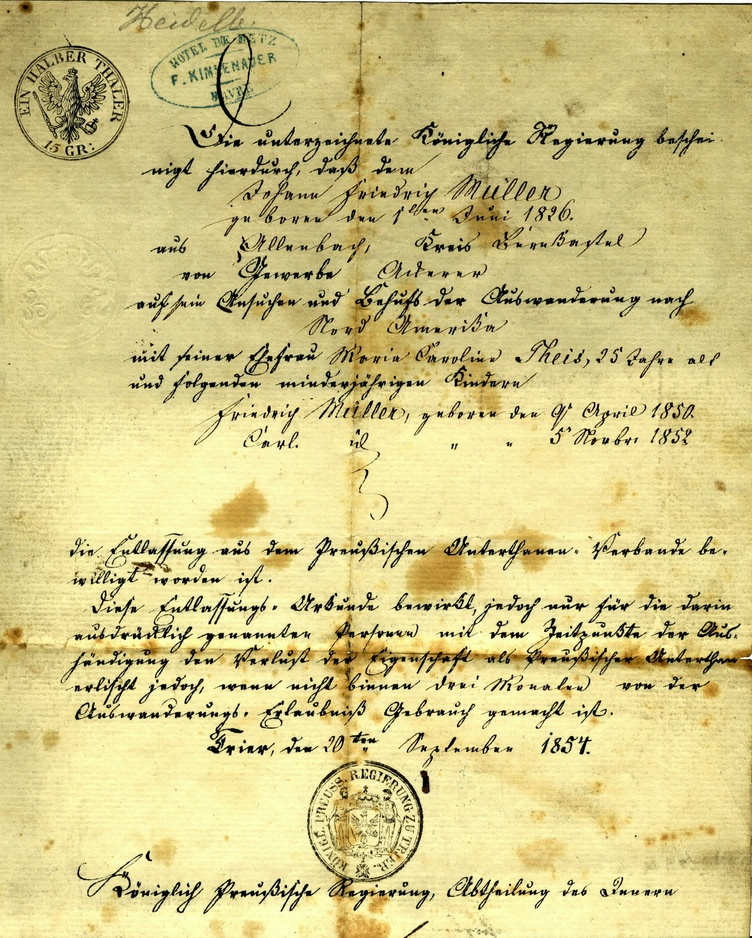
#> input picture DIP/LABS/LAB_03_DIP/solution/res/B2.jpg, 752 x 938 px, shrunk from 2258 x 2814 before the run
$ python task2.py res/B2.jpg
#> lines starting #> are read from the running program, lines starting #| are printed output that depends on the picture


'''
python task2.py path/to/input
'''


import PIL
from PIL import Image
import itertools
import numpy
import sys
from PIL import ImageDraw
import matplotlib.pyplot as plt
image = Image.open(sys.argv[1])
#> image is the input picture: PIL image 752x938 RGB; mean R, G, B 210.6, 199.2, 135.6
image = image.convert("L")  # convert to signle channeled image
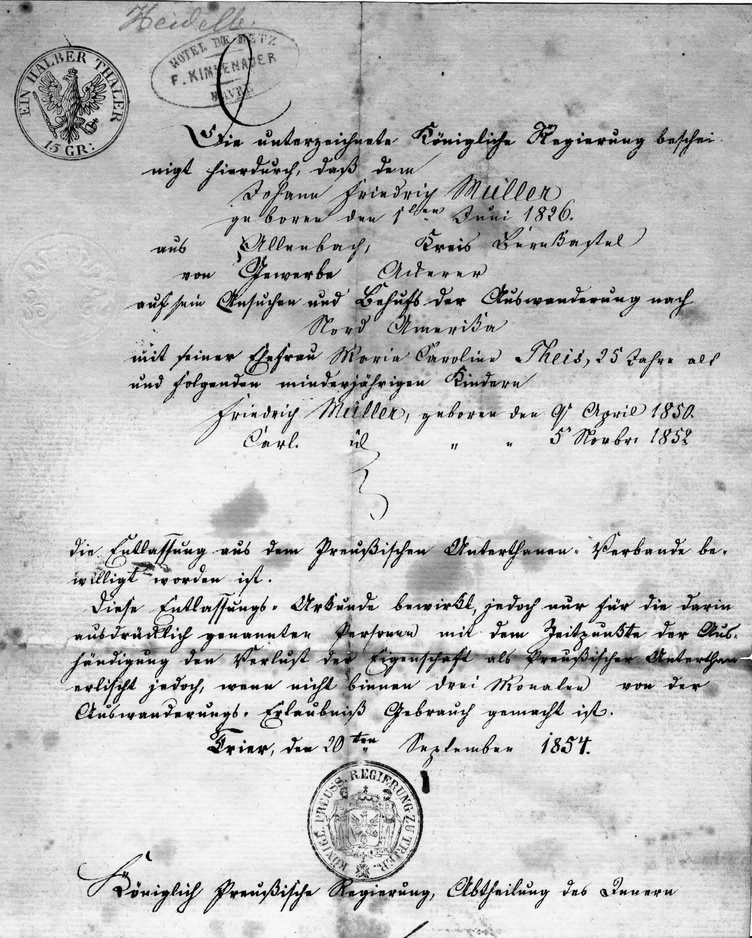
#> image: PIL image 752x938 L; min 0, max 255, mean 195.3


width, height = image.size
#> width = 752; height = 938


intensities = [0] * 256  # fill zeros

pixels = image.load()  # allows pixel values to be edited
for x, y in itertools.product(range(width), range(height)):
    # print pixels[x,y]
    intensities[pixels[x, y]] = intensities[pixels[x, y]] + 1 # increment the same index as the value of the pixel
#> after the loop, intensities = 256 values, max 12918 at index 233, min 60 at index 0, mean 2755.4


range = (0, 255)
bins = 256
print(intensities)
#> (printed output is left out)
plt.hist(intensities, bins, range, color='green',
         histtype='bar', rwidth=0.8)


plt.show()
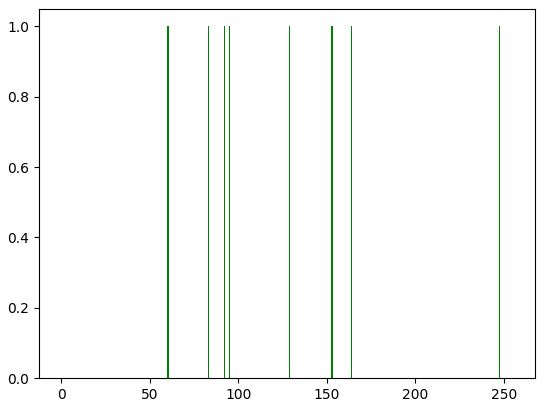
#> figure drawn by matplotlib, 1 panel

$ run again, on DIP/LABS/LAB_03_DIP/solution/res/B1.png
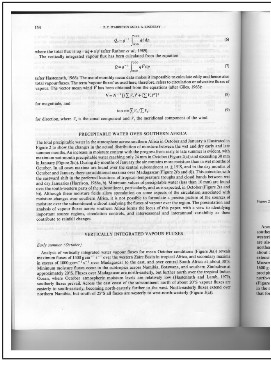
#> input picture DIP/LABS/LAB_03_DIP/solution/res/B1.png, 271 x 365 px
#> image is the input picture: PIL image 271x365 RGB; min 20, max 255, mean 214.8
#> image: PIL image 271x365 L
#> after the loop `for x, y in itertools.product(range(width), range(height)):`: intensities = 256 values, max 7378 at index 255, min 0 at index 0, mean 386.4
#> (printed output is left out)
#> `plt.show()`:
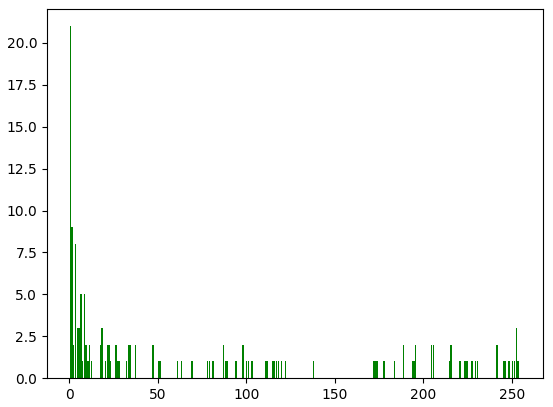
#> figure drawn by matplotlib, 1 panel; tallest bar 21 high, from x = 0.0996 to 0.896
